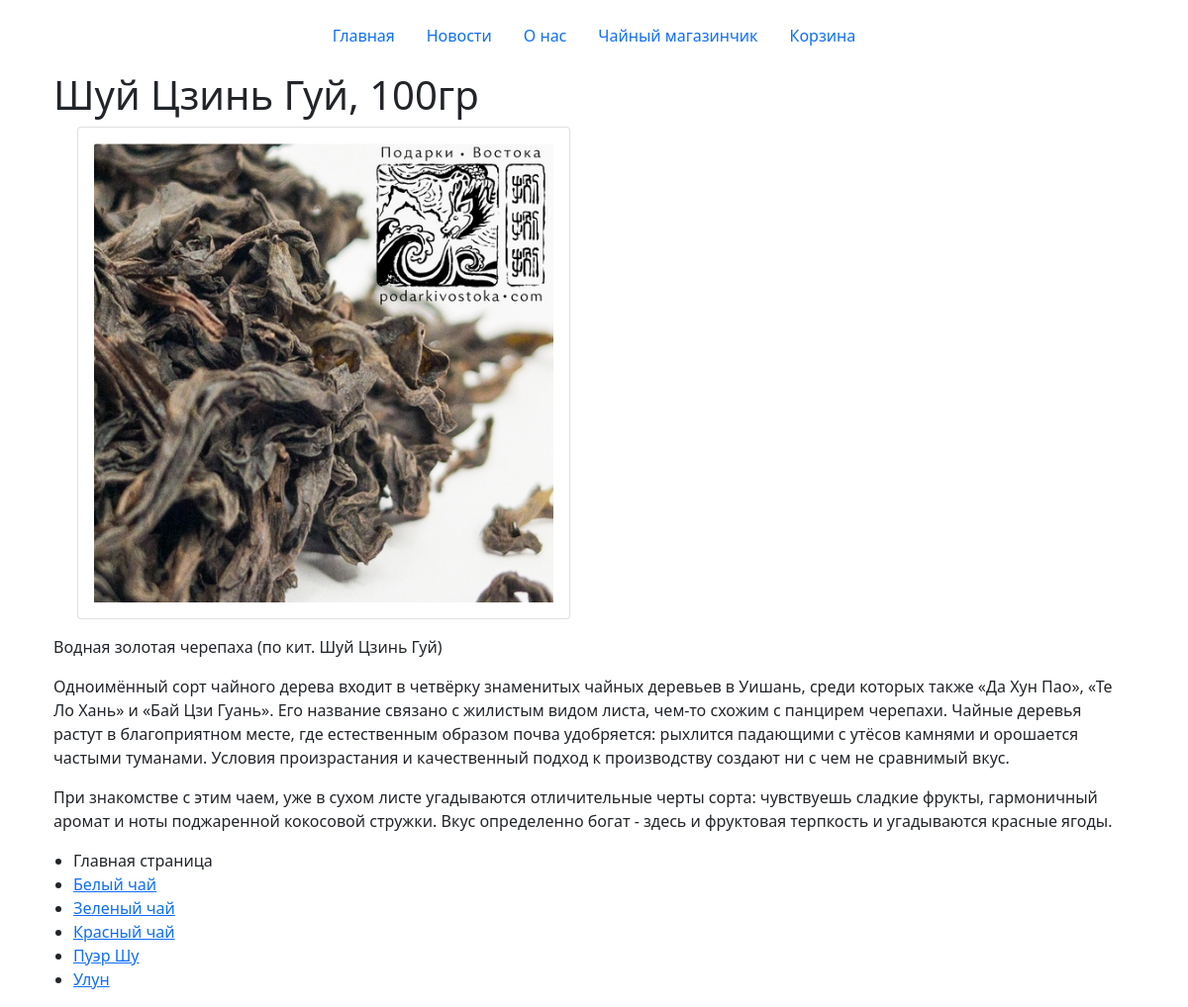
The page /product/shui-czin-gui/ on the database as committed earlier.
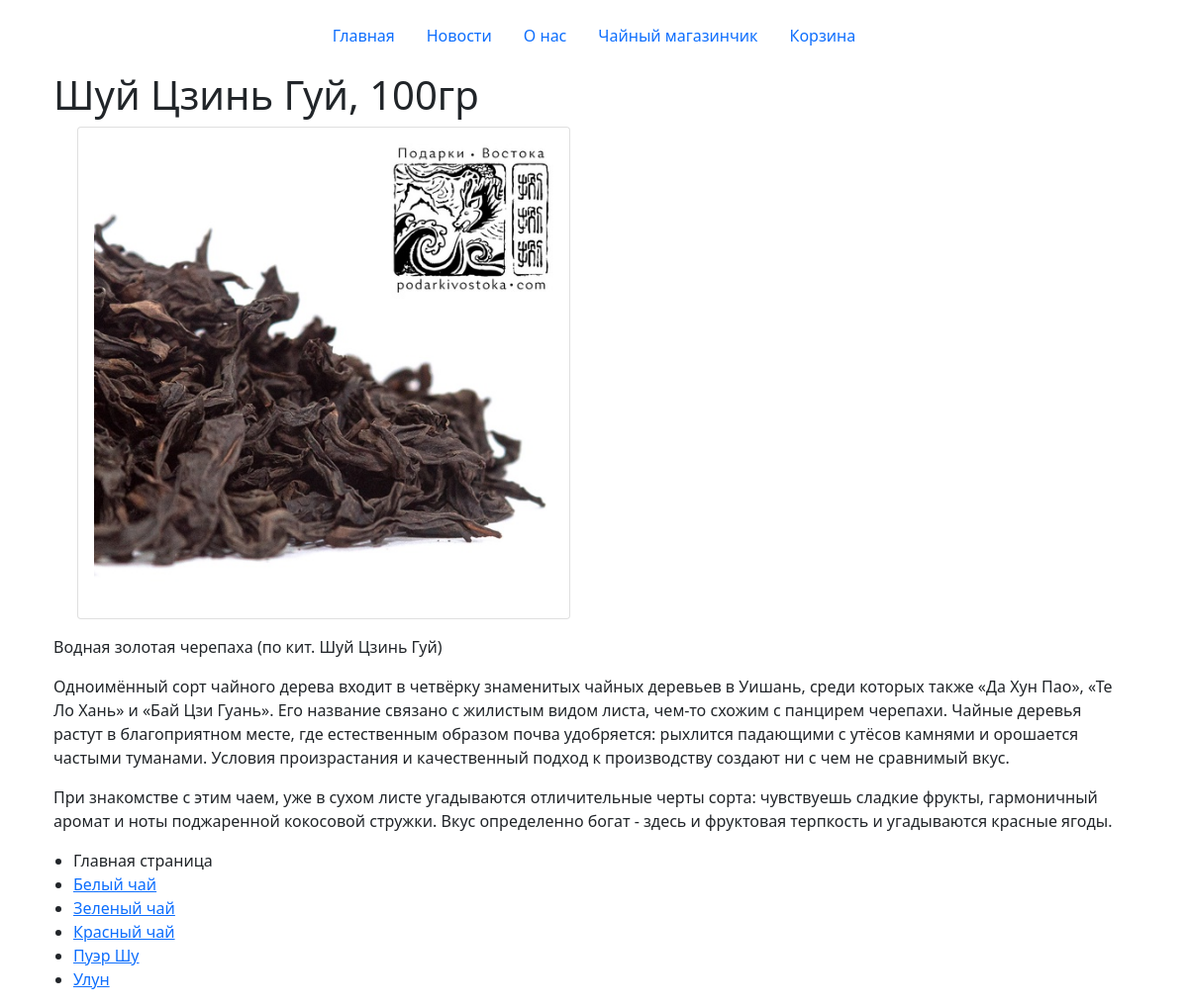
The same page on the database as committed later.
### shop/models.py (models this page shows, shortened)
class Category(models.Model):
    name = models.CharField(max_length=50, db_index=True, verbose_name="Вид чая")
    slug = models.SlugField(max_length=255, unique=True, db_index=True, verbose_name="URL")
    description = models.TextField()
    photo = models.ImageField(upload_to="photos_category/%Y/%m/%d/", verbose_name="Фото")
    def get_absolute_url(self):
        return reverse('categories', kwargs={'categories_slug': self.slug})
    class Meta:
        verbose_name = "Вид чая или посуды"
        verbose_name_plural = "Виды чая, посуда"
        ordering = ['id']

class ProductPhoto(models.Model):
    product = models.ForeignKey('Product', on_delete=models.DO_NOTHING, related_name='images')
    image = models.ImageField(upload_to='products_product/%Y/%m/%d', blank=True, default=True)
    created = models.DateTimeField(auto_now_add=True, auto_now=False)
    update = models.DateTimeField(auto_now_add=False, auto_now=True)
    def __str__(self):
        return self.product.name_product

class Product(models.Model):
    name_product = models.CharField(max_length=150,  verbose_name="Название товара")
    slug = models.SlugField(max_length=255, unique=True, db_index=True, verbose_name="URL", null=True)
    description_product = models.TextField(verbose_name="Описание товара")
    image = models.ImageField(upload_to="photos_product/%Y/%m/%d/", verbose_name="Фото", null=True)
    price_product = models.DecimalField(max_digits=7, decimal_places=2, verbose_name="Цена")
    time_create = models.DateTimeField(auto_now_add=True, verbose_name="Время создания")
    time_update = models.DateTimeField(auto_now=True, verbose_name="Время изменения")
    is_published = models.BooleanField(default=True, verbose_name="Публикация")
    category = models.ForeignKey('Category', on_delete=models.PROTECT, verbose_name="Категория")
    def __str__(self):
        return self.name_product
    class Meta:
        verbose_name = "Товар"
        verbose_name_plural = "Товары"
        ordering = ['time_create', 'name_product']

### shop/views.py (the view)
# urls.py: path('product/<slug:product_slug>/', ShowProduct.as_view(), name='product'),
class ShowProduct(DataMixin, DetailView):
    model = ProductPhoto
    template_name = "shop/product.html"
    slug_field = 'product__slug'
    slug_url_kwarg = 'product_slug'
    context_object_name = 'product'
    def get_context_data(self, *, object_list=None, **kwargs):
        context = super().get_context_data(**kwargs)
        c_def = self.get_user_context(title=context['product'])
        return dict(list(context.items()) + list(c_def.items()))

### shop/utils.py (called while the page is built)
    def get_user_context(self, **kwargs):
        context = kwargs
        cats = Category.objects.annotate(Count('product'))
        context['menu'] = menu
        context['cats'] = cats
        if 'cat_selected' not in context:
            context['cat_selected'] = 0
        return context

### shop/templates/shop/product.html
{% extends 'shop/base.html' %}
{% block content %}
<h1>{{product.product}}</h1>
<div class="container row row-cols-1 row-cols-md-2 g-4">
                    <div class="col">
                        <div class="card h-100">
                            <div class="card-body">
                                <img  class="card-img-top wrap_images" src="{{product.image.url}}" alt="">
                            </div>
                        </div>
                    </div>
</div>
<p class="card-text">{{product.product.description_product|linebreaks}}</p>
{% endblock %}

### shop/templates/shop/base.html (shortened to what this page needs)
{% load static %}
{% load shop_tags %}
<!DOCTYPE html>
<html lang="ru">
<head>
    <link rel="stylesheet" href="https://cdn.jsdelivr.net/npm/bootstrap@5.1.3/dist/css/bootstrap.min.css">
    <link type="text/css" href="{% static 'shop/css/styles.css' %}" rel="stylesheet"/>
</head>
<body>
<div class="container">
{% block mainmenu %}
    <header class="d-flex justify-content-center py-3">
        <ul class="nav nav-pills">
        {% for m in menu %}
        <li class="nav-item"><a href="{% url m.url_name %}" class="nav-link" aria-current="page">{{m.title}}</a></li>
        {% endfor %}
        </ul>
    </header>
{% endblock mainmenu %}
</div>
<div class="container">
    <table class="table-content" border=0 cellpadding="0" cellspacing="0">
        <tr>
            <td valign="top" class="left-chapters">
            <ul id="leftchapters">
{% if cat_selected == 0 %}
		        <li class="selected">Главная страница</li>
{% else %}
		        <li><a href="{% url 'home' %}">Главная страница</a></li>
{% endif %}
{% for c in cats %}
{% if c.product__count > 0 %}
	{% if c.pk == cat_selected %}
		<li class="selected">{{c.name}}</li>
	{% else %}
		<li><a href="{{ c.get_absolute_url }}">{{c.name}}</a></li>
	{% endif %}
{% endif %}
{% endfor %}
            </ul>
        </td>
</div>
<div class="container">
    {% block content %}
    {% endblock %}
</div>
</body>
</html>

Rows that differ between the two databases and show on the page:
changed ProductPhoto "Шуй Цзинь Гуй, 100гр": image: a different picture
